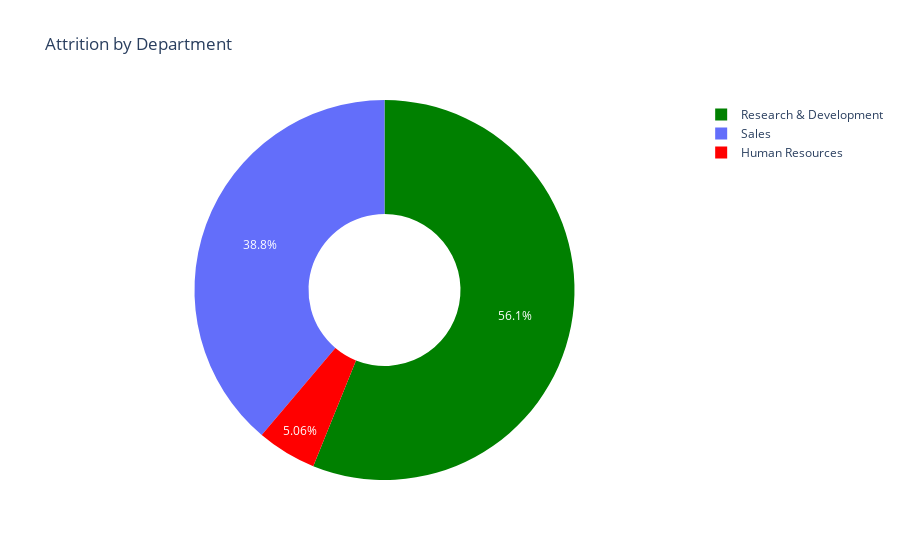

The code cell stored with this chart in its notebook:
### Code cell
# Create a donut chart
fig = go.Figure(data=[go.Pie(
    labels=attrition_by_dpt['Department'],
    values=attrition_by_dpt['count'],
    hole=0.4,
    marker=dict(colors=['red', 'green']),
    textposition='inside'
)])

# Update the layout
fig.update_layout(title='Attrition by Department')

# Show the chart
fig.show()

### Figure 1 — Plotly figure (JSON) as saved in the notebook; plotly's stock layout.template omitted (floating-point values rounded to 4 significant figures)
{"data": [{"hole": 0.4, "labels": ["Human Resources", "Research & Development", "Sales"], "marker": {"colors": ["red", "green"]}, "textposition": "inside", "type": "pie", "values": [12, 133, 92]}], "layout": {"title": {"text": "Attrition by Department"}}}
